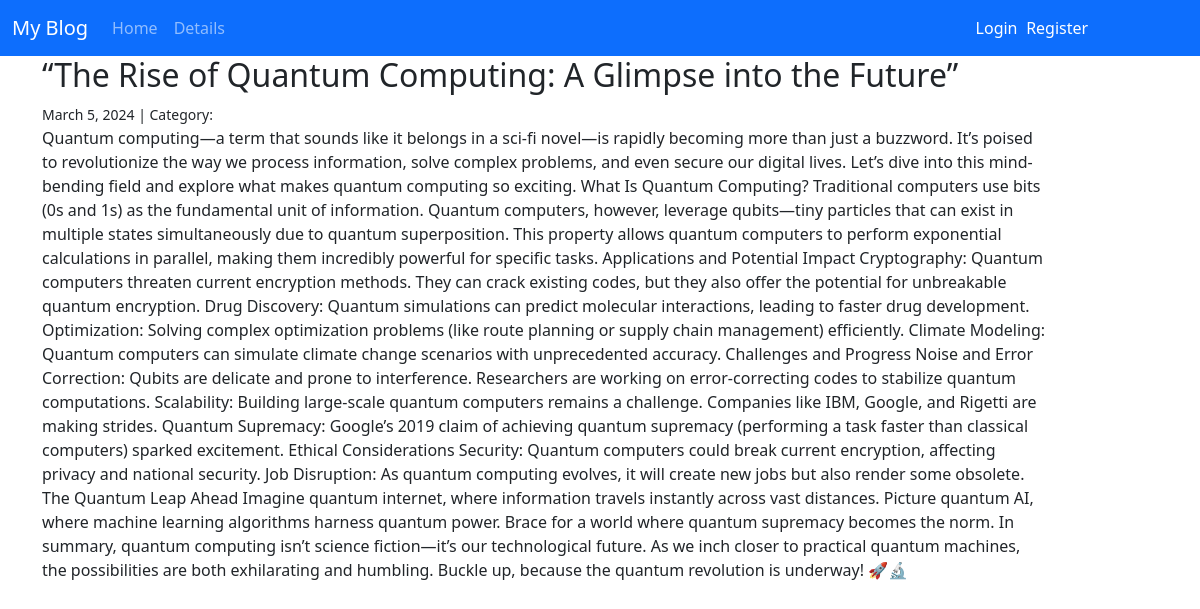
Screenshot of /post/7/ with the database file from the repository.
### Blog/models.py (models this page shows, shortened)
class Post(models.Model):
    title = models.CharField(max_length=255)
    content = models.TextField()
    author = models.ForeignKey(User, on_delete = models.CASCADE)
    created_on = models.DateTimeField(auto_now_add=True)
    category = models.ForeignKey(Catagory,on_delete=models.PROTECT)

### Blog/views.py (the view)
# urls.py: path("post/<int:pk>/", PostDetailView.as_view(), name="post_detail"),
class PostDetailView(DetailView):
    model = Post

### Blog/templates/blog/post_detail.html (shortened to what this page needs)
{% extends "Blog/base.html" %}
{% block content %}
{% block title %}
    <h2>{{ object.title }}</h2>
{% endblock title %}
<small>
    {{ object.created_on.date }} | Category: {{category.name}}
</small>
    <p>{{object.content}}</p>
{% endblock content %}

### Blog/static/blog/style.css (style rules this page uses)
* { box-sizing: border-box; padding: 0; margin: 0; }
body { position: relative; width: 100vw; height: auto; overflow-x: hidden; }
p { width: 90%; }

### rows the page displays
Post: title "“The Rise of Quantum Computing: A Glimpse into the Future”", created_on "March 5, 2024", content "Quantum computing—a term that sounds like it belongs in a sci-fi novel—is rapidly becoming more than just a buzzword. It’s poised to revolutionize the way we process information, solve complex problems, and even secure our digital lives. Let’s dive into this mind-bending field and explore what makes quantum computing so exciting. What Is Quantum Computing? Traditional computers use bits (0s and 1s) as the fundamental unit of information. Quantum computers, however, leverage qubits—tiny particles that can exist in multiple states simultaneously due to quantum superposition. This property allows quantum computers to perform exponential calculations in parallel, making them incredibly powerful…"
